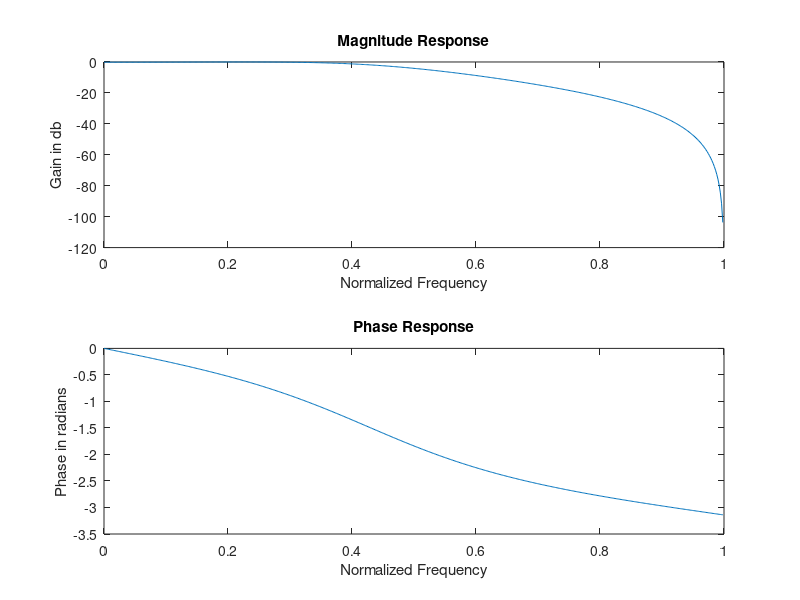

The MATLAB script that drew this image:
% Chebyshev Low Pass Filter - Type 1

clc; clear all; close all;

alpha_p = 0.15; % pass band attenuation in db
alpha_s = 0.9; % stop band attenutation in db

w_p = 0.3*pi; % pass band frequency in radians 
w_s = 0.5*pi; % stop band frequency in radians

[n, w_n] = cheb1ord(w_p/pi, w_s/pi, alpha_p, alpha_s);
[b,a] = cheby1(n, alpha_p, w_n);
[h,w] = freqz(b, a);

subplot(2, 1, 1); plot(w/pi, 20*log10(abs(h)));
xlabel('Normalized Frequency');
ylabel('Gain in db');
title('Magnitude Response');

subplot(2,1,2); plot(w/pi, angle(h));
xlabel('Normalized Frequency');
ylabel('Phase in radians');
title('Phase Response');